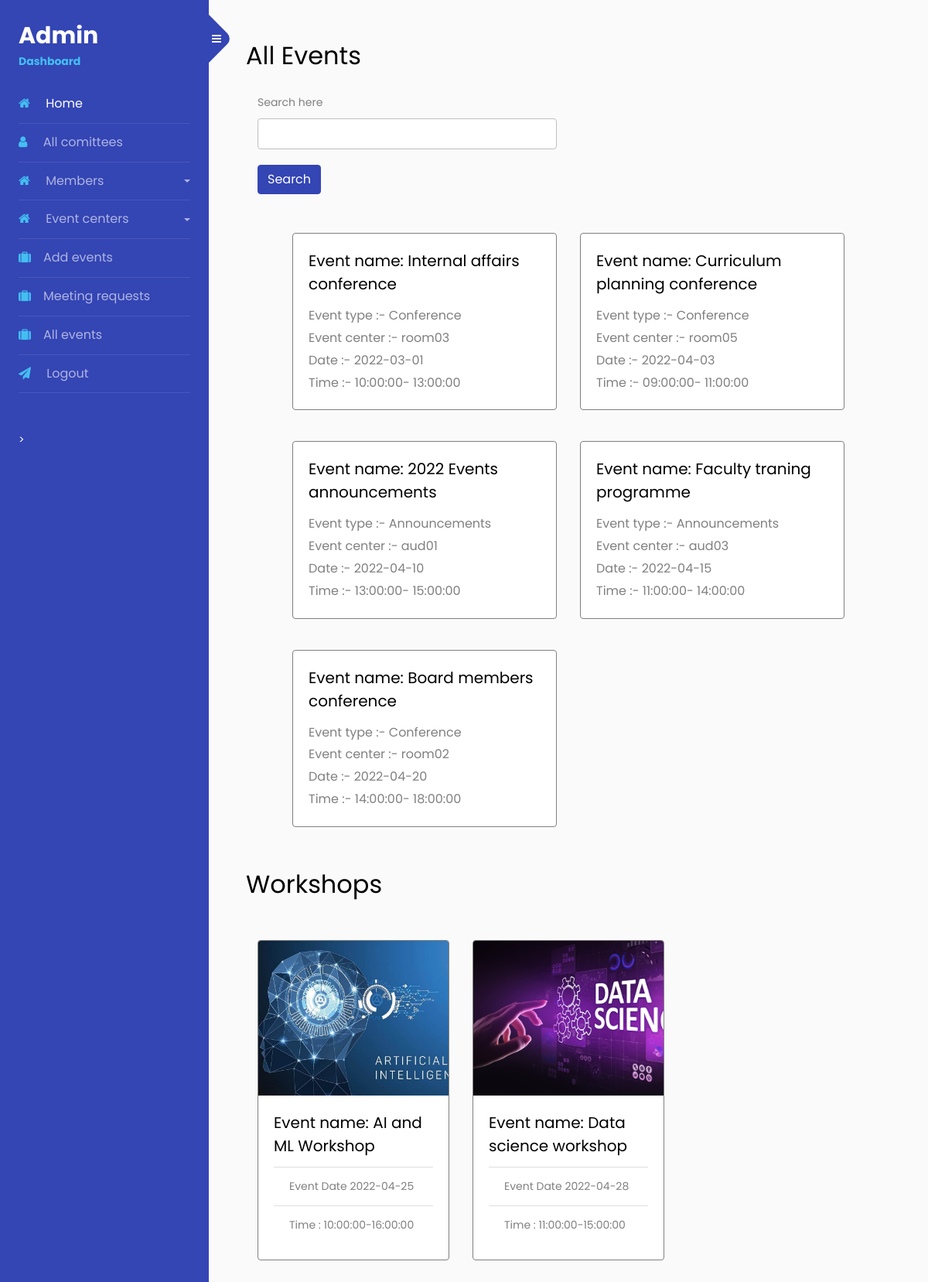
The page /admin/allevents.php (signed in) on the database its author committed.
### tables this page shows
CREATE TABLE `events` (
  `id` int(11) NOT NULL,
  `eventid` varchar(255) NOT NULL,
  `eventname` varchar(255) NOT NULL,
  `date` date NOT NULL,
  `attendees` varchar(255) NOT NULL,
  `food` varchar(255) NOT NULL,
  `image` varchar(255) NOT NULL,
  `starttime` time NOT NULL,
  `endtime` time NOT NULL,
  `eventype` varchar(255) NOT NULL,
  `meetcenter` varchar(255) NOT NULL,
  `comitee1` varchar(255) NOT NULL,
  `comitee2` varchar(255) NOT NULL,
  `info` varchar(255) NOT NULL,
  `status` varchar(255) NOT NULL
);

### admin/allevents.php (the view, shortened to what this page needs)
<?php
include 'db.php';
?>
<!doctype html>
<html lang="en">
  <head>
		<link rel="stylesheet" href="https://stackpath.bootstrapcdn.com/font-awesome/4.7.0/css/font-awesome.min.css">
		<link rel="stylesheet" href="css/style.css">
  </head>
  <body>
		<div class="wrapper d-flex align-items-stretch">
			<nav id="sidebar">
				<?php require 'nav.php'; ?>
      <div id="content" class="p-4 p-md-5 pt-5">
      <h2 class="mb-4" style="marggin-bottom:20px;">All Events</h2>
      <div class="row ">
            <div class="col" style="float:right;">
                <form method="POST" style="width:50%:" >
                    <div class="col-6">
                        <label for="inputsearch" class="form-label">Search here</label>
                        <input type="text" name="str" class="form-control" id="inputsearch" style="border:1px solid #bfbfbf">
                    </div>
                    <div class="col-6" style="margin-top:20px;margin-left:0%" class="form-label">
                        <button type="submit" name="submit" value="Search" class="btn btn-primary">Search</button>
                    </div>
                </form>
            </div>
        </div>
      <div class="container" style="margin-bottom:30px;">
        <div class="row" style="margin:30px;">
        <?php
                        if(isset($_POST['submit'])){
                            $str1=$_POST['str'];
                            $str=mysqli_real_escape_string($conn,$_POST['str']);
                            $sql="SELECT * FROM events where eventype like '%$str%'  ";
                            $result=mysqli_query($conn,$sql);
                            if(mysqli_num_rows($result)>0){
                            while($row=mysqli_fetch_assoc($result)){
                                $image = $row['image'];
                    ?>
            <div class="col-md-6" style="margin-top:20px;margin-bottom:20px;width:100%">
                    <div class="card" style="width: 100%;border:1px solid ;width:100%;">
              <div class="card-body">
                <h5 class="card-title">Event name:  <?php  echo $row['eventname'];?></h5>
                <p class="card-text" style="font-size:16px;">Event type :- <?php echo $row['eventype'];?></br> Event center :- <?php echo $row['meetcenter'];?></br>Date :- <?php echo $row['date'];?></br>Time :- <?php echo $row['starttime'];?>- <?php echo $row['endtime'];?></br></p>
                </div>
              </div>
            </div>
              <?php
        }
    }
}
else{
            $query = "SELECT * FROM events where eventype!='Workshops'";
            $query_run = mysqli_query($conn,$query);
            $check_pets = mysqli_num_rows($query_run)>0;
            if($check_pets){
              while($row = mysqli_fetch_assoc($query_run))
              {
                ?>
                <div class="col-md-6" style="margin-top:20px;margin-bottom:20px;width:100%">
                    <div class="card" style="width: 100%;border:1px solid ;width:100%;">
              <div class="card-body">
                <h5 class="card-title">Event name:  <?php  echo $row['eventname'];?></h5>
                <p class="card-text" style="font-size:16px;">Event type :- <?php echo $row['eventype'];?></br> Event center :- <?php echo $row['meetcenter'];?></br>Date :- <?php echo $row['date'];?></br>Time :- <?php echo $row['starttime'];?>- <?php echo $row['endtime'];?></br></p>
                </div>
              </div>
                            </div>
                <?php
              }
            }
         }
          ?>
          </div>
          <div class="row">
<h2 style="float:center;">Workshops</h2>
        </div>
        <div class="row">
        <?php
        $query = "SELECT * FROM events where eventype='Workshops'";
            $query_run = mysqli_query($conn,$query);
            $check_pets = mysqli_num_rows($query_run)>0;
            if($check_pets){
              while($row = mysqli_fetch_assoc($query_run))
              {
                $image = $row['image'];
                ?>
                <div class="col-md-4" style="margin-top:10px;margin-bottom:10px;width:100%">
            <div class="card" style="width: 100%;border:1px solid ;width:100%;">
            <img src="<?php echo $image; ?>" class="card-img-top" id="pet" alt="Card image cap" >
              <div class="card-body">
                <h5 class="card-title">Event name:  <?php  echo $row['eventname'];?></h5>
              <ul class="list-group list-group-flush">
              <li class="list-group-item"  name="id" > Event Date  <?php echo $row['date'];?></li>
                <li class="list-group-item">Time : <?php echo $row['starttime'];?>-<?php echo $row['endtime'];?></li>
              </ul>
                </div>
              </div>
              </div>
              <?php
              }}
              ?>
              </div>
      </div>
      </div>
    </div>
  </body>
</html>

### admin/allevents.php (style rules this page uses)
.container .row { margin-top:30px; }
.card-img-top { width: 100%; height: 200px; object-fit: cover; }

### rows shown on the page
events: eventname "Internal affairs conference", eventype "Conference", meetcenter "room03", date "2022-03-01", starttime "10:00:00", endtime "13:00:00"
events: eventname "Curriculum planning conference", eventype "Conference", meetcenter "room05", date "2022-04-03", starttime "09:00:00", endtime "11:00:00"
events: eventname "2022 Events announcements", eventype "Announcements", meetcenter "aud01", date "2022-04-10", starttime "13:00:00", endtime "15:00:00"
events: eventname "Faculty traning programme", eventype "Announcements", meetcenter "aud03", date "2022-04-15", starttime "11:00:00", endtime "14:00:00"
events: eventname "Board members conference", eventype "Conference", meetcenter "room02", date "2022-04-20", starttime "14:00:00", endtime "18:00:00"
events: image (picture), eventname "AI and ML Workshop", date "2022-04-25", starttime "10:00:00", endtime "16:00:00"
events: image (picture), eventname "Data science workshop", date "2022-04-28", starttime "11:00:00", endtime "15:00:00"
